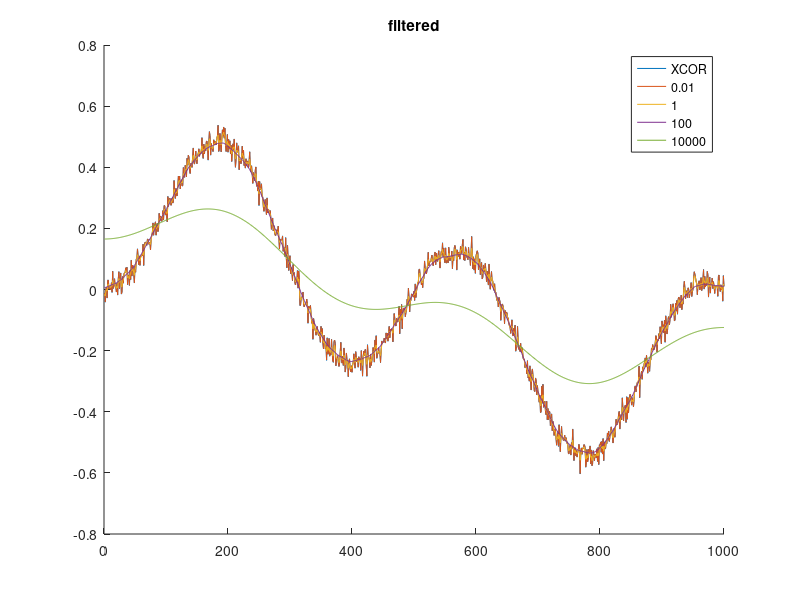
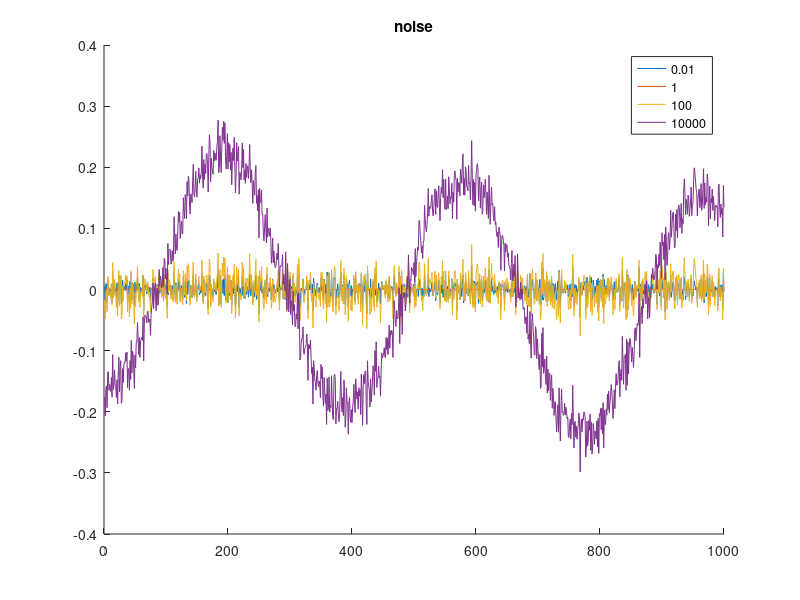

These charts were generated, in order, by the following MATLAB code:
fileID = fopen('filtered0.01.txt','r');
%Define the format of the data to read. Use '%f' to specify floating-point numbers.

formatSpec = '%f';
%Read the file data, filling output array, A, in column order. fscanf reapplies the format, formatSpec, throughout the file.

XM2 = fscanf(fileID,formatSpec);

fclose(fileID);

fileID = fopen('filtered1.txt','r');
XM0 = fscanf(fileID,formatSpec);
fclose(fileID);

fileID = fopen('filtered100.txt','r');
XP2 = fscanf(fileID,formatSpec);
fclose(fileID);

fileID = fopen('filtered10000.txt','r');
XP4 = fscanf(fileID,formatSpec);
fclose(fileID);

fileID = fopen('denoise.txt','r');
XCOR = fscanf(fileID,formatSpec);
fclose(fileID);

figure(1)
hold
plot([1:1000],XCOR)
plot([1:1000],XM2)
plot([1:1000],XM0)
plot([1:1000],XP2)
plot([1:1000],XP4)
title('filtered')
legend('XCOR','0.01','1','100','10000')

figure(2)
hold
plot([1:1000],XCOR-XM0)
plot([1:1000],XCOR-XM2)
plot([1:1000],XCOR-XP2)
plot([1:1000],XCOR-XP4)
title('noise')
legend('0.01','1','100','10000')

